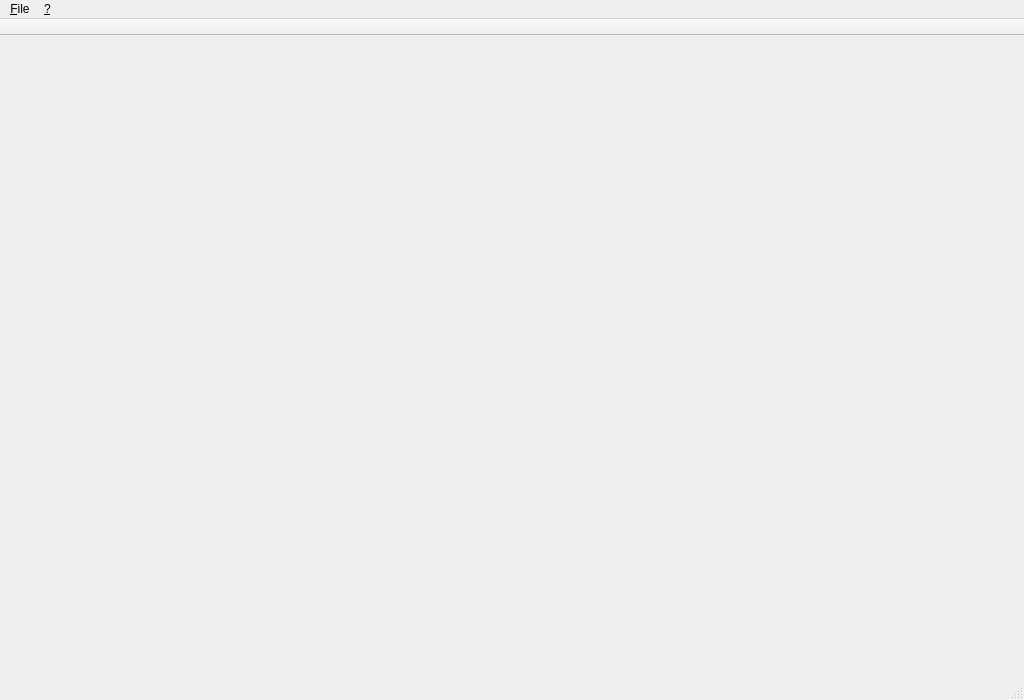
<?xml version="1.0" encoding="UTF-8"?>
<ui version="4.0">
 <class>MainWindow</class>
 <widget class="QMainWindow" name="MainWindow">
  <property name="geometry">
   <rect>
    <x>0</x>
    <y>0</y>
    <width>1024</width>
    <height>700</height>
   </rect>
  </property>
  <property name="windowTitle">
   <string>Portable Reverse Engineering Framework 3.0</string>
  </property>
  <widget class="QWidget" name="centralWidget">
   <layout class="QVBoxLayout" name="verticalLayout"/>
  </widget>
  <widget class="QStatusBar" name="statusBar"/>
  <widget class="QMenuBar" name="menuBar">
   <property name="geometry">
    <rect>
     <x>0</x>
     <y>0</y>
     <width>1024</width>
     <height>30</height>
    </rect>
   </property>
   <widget class="QMenu" name="menu_File">
    <property name="title">
     <string>&amp;File</string>
    </property>
    <addaction name="action_Analyze"/>
    <addaction name="separator"/>
    <addaction name="action_Exit"/>
   </widget>
   <widget class="QMenu" name="menu">
    <property name="title">
     <string>&amp;?</string>
    </property>
    <addaction name="action_About_PREF"/>
   </widget>
   <addaction name="menu_File"/>
   <addaction name="menu"/>
  </widget>
  <widget class="QToolBar" name="toolBar">
   <property name="windowTitle">
    <string>toolBar</string>
   </property>
   <property name="movable">
    <bool>false</bool>
   </property>
   <property name="allowedAreas">
    <set>Qt::TopToolBarArea</set>
   </property>
   <property name="toolButtonStyle">
    <enum>Qt::ToolButtonTextBesideIcon</enum>
   </property>
   <property name="floatable">
    <bool>false</bool>
   </property>
   <attribute name="toolBarArea">
    <enum>TopToolBarArea</enum>
   </attribute>
   <attribute name="toolBarBreak">
    <bool>false</bool>
   </attribute>
  </widget>
  <action name="action_Analyze">
   <property name="icon">
    <iconset resource="resources.qrc">
     <normaloff>:/res/analyze.png</normaloff>:/res/analyze.png</iconset>
   </property>
   <property name="text">
    <string>&amp;Analyze</string>
   </property>
   <property name="shortcut">
    <string>F3</string>
   </property>
  </action>
  <action name="action_Save">
   <property name="enabled">
    <bool>false</bool>
   </property>
   <property name="icon">
    <iconset resource="resources.qrc">
     <normaloff>:/res/save.png</normaloff>:/res/save.png</iconset>
   </property>
   <property name="text">
    <string>&amp;Save</string>
   </property>
   <property name="shortcut">
    <string>F2</string>
   </property>
  </action>
  <action name="action_Save_as">
   <property name="text">
    <string>Sa&amp;ve as</string>
   </property>
  </action>
  <action name="action_Exit">
   <property name="text">
    <string>&amp;Exit</string>
   </property>
  </action>
  <action name="action_About_PREF">
   <property name="icon">
    <iconset resource="resources.qrc">
     <normaloff>:/res/about.png</normaloff>:/res/about.png</iconset>
   </property>
   <property name="text">
    <string>&amp;About PREF</string>
   </property>
  </action>
 </widget>
 <layoutdefault spacing="6" margin="11"/>
 <resources>
  <include location="resources.qrc"/>
 </resources>
 <connections/>
</ui>
